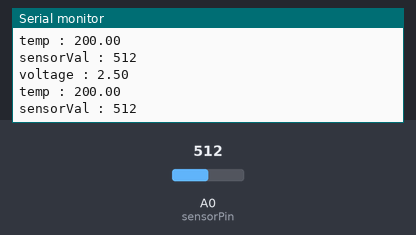
The sketch below on a simulated Arduino Uno, built with avr-gcc and run on an emulated ATmega328P. Shown: the last lines printed to the serial monitor. The inputs (shaded band) are chosen by the test bench; at power-on: A0 (sensorPin) = 512.

Above: at 1.2 s.
1.3 s: A0 (sensorPin) set to 325
At 1.8 s:
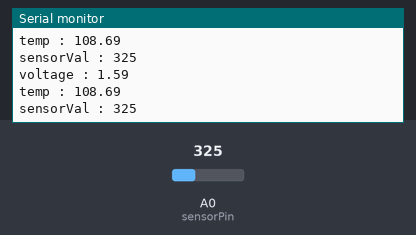
4.3 s: A0 (sensorPin) set to 297
At 5.1 s:
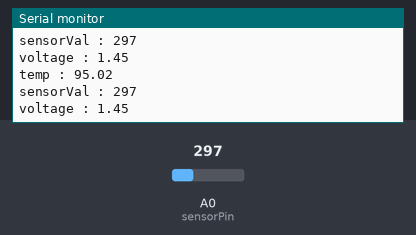
7.3 s: A0 (sensorPin) set to 985
At 8.0 s:
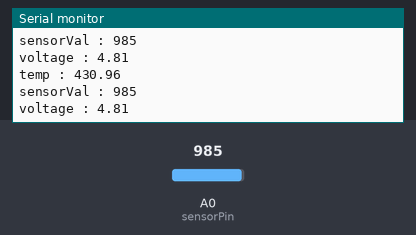
8.8 s: A0 (sensorPin) set to 1010
At 9.3 s:
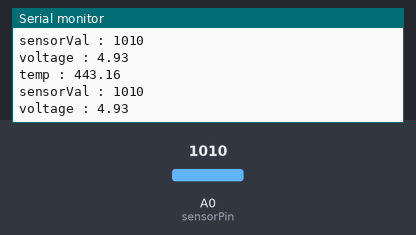
Timing chart, 0 to 11.8 s (numbered marks = the images above; inputs shaded):
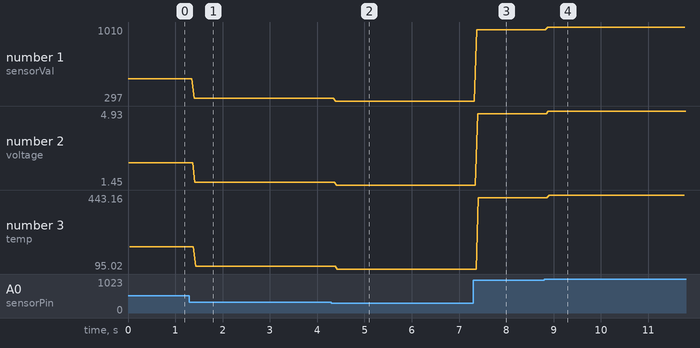

The sketch:

temperature.ino
```cpp
const int sensorPin = A0;
const float baselineTemp = 20.0;

void setup() {
 Serial.begin(9600);

}

void loop() {

  int sensorVal = analogRead(sensorPin);
  //Serial.print("Sensor value");
  float voltage = (sensorVal/1024.0)*5;
  float temp = (voltage-.5)*100;


  Serial.print("sensorVal : ");
  Serial.println(sensorVal);

  Serial.print("voltage : ");
  Serial.println(voltage);

  Serial.print("temp : ");
  Serial.println(temp);


}
```

Measured:
- the behaviour switches between 308 and 307 on A0 (sensorPin) (found by bisection; images 1 and 2)
- after the input at 1.3 s, the serial monitor: prints a new line after 0.10 s (image 1)
- after the input at 4.3 s, the serial monitor: prints a new line after 0.09 s (image 2)
- after the input at 7.3 s, the serial monitor: prints a new line after 0.08 s (image 3)
- after the input at 8.8 s, the serial monitor: prints a new line after 0.07 s (image 4)
- plotted number 1: 512 → 325 after the input at 1.3 s, 325 → 297 after the input at 4.3 s, 297 → 985 after the input at 7.3 s, 985 → 1010 after the input at 8.8 s
- plotted number 2: 2.5 → 1.59 after the input at 1.3 s, 1.59 → 1.45 after the input at 4.3 s, 1.45 → 4.81 after the input at 7.3 s, 4.81 → 4.93 after the input at 8.8 s
- plotted number 3: 200 → 108.69 after the input at 1.3 s, 108.69 → 95.02 after the input at 4.3 s, 95.02 → 430.96 after the input at 7.3 s, 430.96 → 443.16 after the input at 8.8 s
